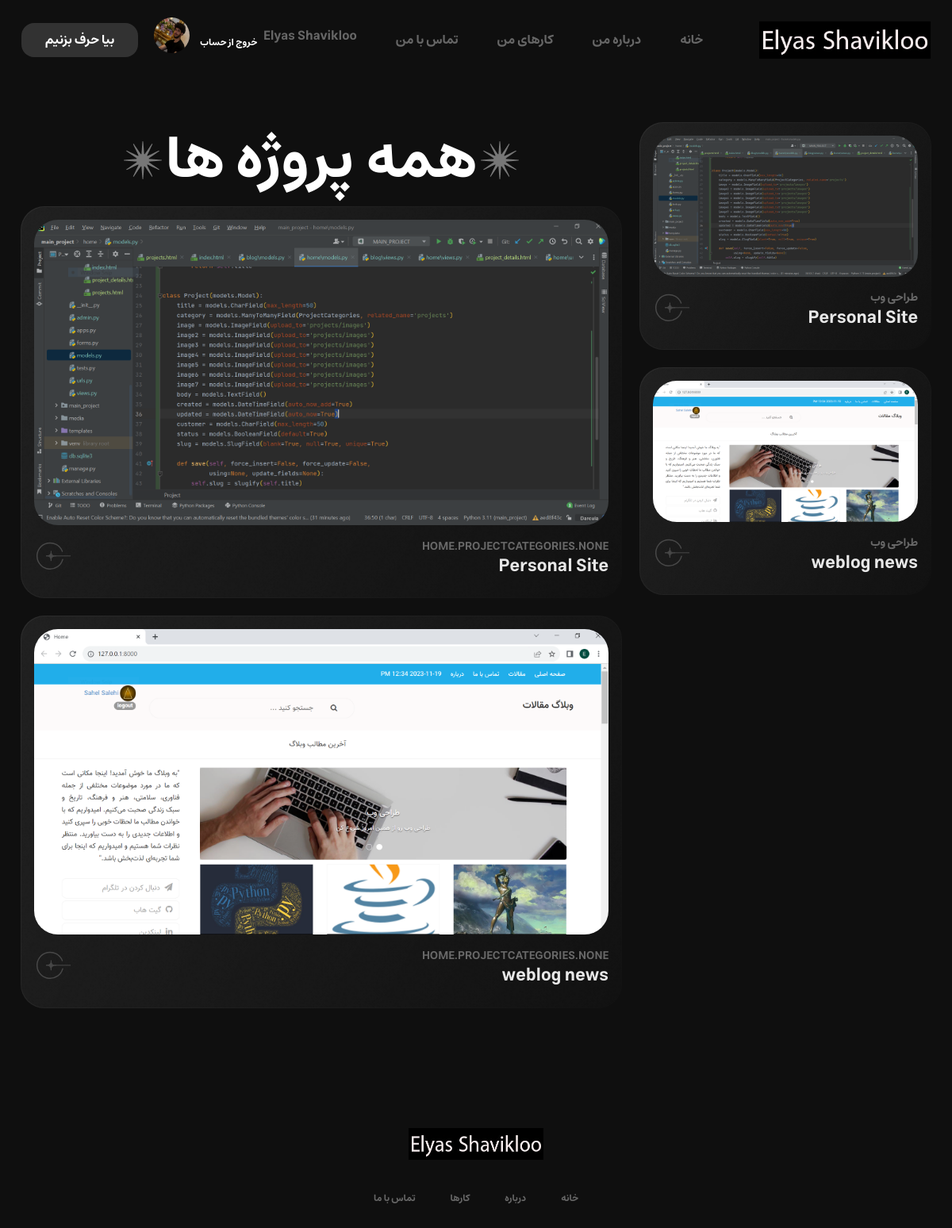
/projects_list (signed in), run on the app's committed database.
### account/models.py (models this page shows, shortened)
class Profile(models.Model):
    user = models.OneToOneField(User, on_delete=models.CASCADE, verbose_name="کاربر")
    father_name = models.CharField(max_length=30, verbose_name="نام پدر")
    national_code = models.CharField(max_length=10, verbose_name="کد ملی")
    user_image = models.ImageField(upload_to='profiles/img', blank=True, null=True, verbose_name="عکس کاربر")
    class Meta:
        verbose_name = "حساب کاربری"
        verbose_name_plural = "حساب های کاربری"

### home/models.py (models this page shows, shortened)
class Project(models.Model):
    title = models.CharField(max_length=50, verbose_name="عنوان")
    category = models.ManyToManyField(ProjectCategories, related_name='projects', verbose_name="دسته بندی")
    image = models.ImageField(upload_to='projects/images', verbose_name="عکس")
    image2 = models.ImageField(upload_to='projects/images', verbose_name="عکس 2")
    image3 = models.ImageField(upload_to='projects/images', verbose_name="عکس 3")
    image4 = models.ImageField(upload_to='projects/images', verbose_name="عکس 4")
    image5 = models.ImageField(upload_to='projects/images', verbose_name="عکس 5")
    image6 = models.ImageField(upload_to='projects/images', verbose_name="عکس 6")
    image7 = models.ImageField(upload_to='projects/images', verbose_name="عکس 7")
    body = models.TextField(verbose_name="بدنه")
    extra_details = models.TextField(verbose_name="جزئیات بیشتر")
    created = models.DateTimeField(auto_now_add=True, verbose_name="ایجاد شده")
    updated = models.DateTimeField(auto_now=True, verbose_name="به روز شده")
    customer = models.CharField(max_length=50, verbose_name="مشتری")
    about_customer = models.TextField(verbose_name="درباره مشتری")
    status = models.BooleanField(default=True, verbose_name="وضعیت")
    slug = models.SlugField(blank=True, null=True, unique=True, verbose_name="اسلاگ")
    class Meta:
        verbose_name = "پروژه"
        verbose_name_plural = "پروژه ها"
    def show_image(self):
        if self.image:
            return format_html(f'<img src="{self.image.url}" width="47px" height="37px">')
        else:
            return format_html('<h3 style="color: red">بدون تصویر</h3>')
    show_image.short_description = ' تصویر'

class ProjectCategories(models.Model):
    title = models.CharField(max_length=50, verbose_name="عنوان")
    created = models.DateTimeField(auto_now_add=True, verbose_name="ایجاد شده")
    class Meta:
        verbose_name = "دسته بندی پروژه"
        verbose_name_plural = "دسته بندی های پروژه"
    def __str__(self):
        return self.title

### home/views.py (the view)
# urls.py: path('projects_list', views.ProjectsListView.as_view(), name='projects_list'),
class ProjectsListView(ListView):
    model = Project
    template_name = 'home/projects.html'

### context_processors/context_processors.py (called while the page is built)
def recent_articles(request):
    recent_article = Article.objects.order_by('-created')[:3]
    return {'recent_article': recent_article}

def category(request):
    categories = Category.objects.all()
    return {'categories': categories}

### home/templates/home/projects.html (shortened to what this page needs)
{% extends 'base.html' %}
{% load static %}
{% block content %}
    <section class="projects-area">
        <div class="container">
            <div class="row">
                <div class="col-md-4">
                    <div data-aos="zoom-in">
                        {% for project in object_list %}
                            <div class="project-item shadow-box">
                                <div class="project-img">
                                    <img src="{{ project.image.url }}" alt="Project">
                                </div>
                                <div class="d-flex align-items-center justify-content-between">
                                    <div class="project-info">
                                        <p>{{ project.category.first }}</p>
                                        <h1>{{ project.title }}</h1>
                                    </div>
                                    <a href="{% url 'home:project_detail' project.slug %}" class="project-btn">
                                        <img id="rdt" src="{% static 'images/icon.svg' %}" alt="Button">
                                    </a>
                                </div>
                            </div>
                        {% endfor %}
                    </div>
                </div>
                <div class="col-md-8">
                    <h1 class="section-heading" data-aos="fade-up"><img src="{% static 'images/star-2.png' %}"
                                                                        alt="Star"> همه
                        پروژه ها <img src="{% static 'images/star-2.png' %}" alt="Star"></h1>
                    {% for project in object_list %}
                        <div class="d-flex align-items-start gap-24">
                            <div data-aos="zoom-in" class="flex-1">
                                <div class="project-item shadow-box">
                                    <div class="project-img">
                                        <img src="{{ project.image.url }}" alt="Project">
                                    </div>
                                    <div class="d-flex align-items-center justify-content-between">
                                        <div class="project-info">
                                            <p>{{ project.category }}</p>
                                            <h1>{{ project.title }}</h1>
                                        </div>
                                        <a href="{% url 'home:project_detail' project.slug %}" class="project-btn">
                                            <img id="rdt" src="{% static 'images/icon.svg' %}" alt="Button">
                                        </a>
                                    </div>
                                </div>
                            </div>
                        </div>
                    {% endfor %}
                </div>
            </div>
        </div>
    </section>
{% endblock %}

### templates/includes/header.html (shortened to what this page needs)
{% load static %}
<header class="header-area">
    <div class="container">
        <div class="gx-row d-flex align-items-center justify-content-between">
            <a href="{% url 'home:main' %}" class="logo">
                <img height="47px" src="{% static 'images/logo/logo-main.jpg' %}" alt="Logo">
            </a>
            <nav class="navbar">
                <ul class="menu">
                    <li class="{% if request.resolver_match.url_name == 'main' %} active {% endif %}"><a
                            href="{% url 'home:main' %}">خانه</a></li>
                    <li class="{% if request.resolver_match.url_name == 'about' %} active {% endif %}"><a
                            href="{% url 'home:about' %}">درباره من</a></li>
                    <li><a href="{% url 'home:projects_list' %}">کارهای من</a></li>
                    <li class="{% if request.resolver_match.url_name == 'contact' %} active {% endif %}"><a
                            href="{% url 'home:contact' %}">تماس با من</a></li>
                    <li>
                        {% if request.user.is_authenticated %}
                            <div class="d-flex">
                                {% if request.user.first_name %}
                                    <div class="profile_image">
                                        {% if user.profile.user_image %}
                                            <span class="profile_image"><img class="profile_image"
                                                                             src="{{ user.profile.user_image.url }}"
                                                                             alt="img"></span>
                                        {% else %}
                                            <span class="profile_image"><img class="profile_image"
                                                                             src="{% static 'images/icons/profile_user.png' %}"
                                                                             alt="img"></span>
                                        {% endif %}
                                    </div>
                                    <a class="nav-link"
                                       href="">{{ request.user.first_name }} {{ request.user.last_name }} </a>
                                {% else %}
                                    <a class="nav-link"
                                       href="">{{ request.user.username }} </a>
                                {% endif %}
                                <a href="{% url 'account:logout' %}"><span
                                        class="badge badge-danger mt-2">خروج از حساب</span></a>
                            </div>
                        {% else %}
                            <div class="d-flex">
                                <a class="nav-link" href="{% url 'account:login' %}">ورود *</a>
                                <a class="nav-link" href="{% url 'account:register' %}">* ثبت نام</a>
                            </div>
                        {% endif %}
                    </li>
                </ul>
            </nav>
            <a href="{% url 'home:contact' %}" class="theme-btn">بیا حرف بزنیم</a>
        </div>
    </div>
</header>

### assets/css/style.css (style rules this page uses)
:root { --primary_color: #5B78F6; --dark: #323232; }
*, *::before, *::after { margin: 0; padding: 0; box-sizing: border-box; }
body { font-family: 'estedad', sans-serif; direction: rtl; font-size: 14px; scroll-behavior: smooth; color: #9f9f9f; background: #0F0F0F; line-height: 19.2px; }
img { max-width: 100%; }
a { text-decoration: none; }
.container { max-width: 1170px; }
.gap-24 { gap: 24px; }
ul, ol { list-style: none; margin: 0; padding: 0; }
.flex-1 { flex: 1; }
.theme-btn { background: var(--dark); color: #fff; display: inline-block; transition: .3s; border-radius: 16px; font-size: 16px; font-weight: 500; padding: 12px 30px; }
.shadow-box { position: relative; border-radius: 30px; background: #0F0F0F; }
.shadow-box::after { content: ''; position: absolute; left: 0; top: 0; top: 0; right: 0; bottom: 0; left: 0; background: linear-gradient(120deg, rgb(255 255 255 / 12%), rgb(255 255 255 / 1%)); content: ''; z-index: -1; border-radius: 30px; margin: -1px; }
.service-area .service-content-wrap .service-content-inner .service-item::before, .shadow-box::before { content: ''; position: absolute; left: 0; top: 0; width: 100%; height: 100%; z-index: 1; background: linear-gradient(120deg, rgba(255, 255, 255, 0.3), rgba(255, 255, 255, 0.05)); border-radius: 30px; opacity: 0.25; }
.shadow-box * { z-index: 2; position: relative; }
.section-heading { color: #ffffff; font-size: 74px; font-weight: 600; text-transform: uppercase; display: flex; align-items: center; gap: 5px; margin-top: 2px; justify-content: center; }
.section-heading img { display: block; }
.header-area { margin-top: 10px; }
.header-area .logo { display: inline-block; z-index: 16; }
.header-area .logo img { display: block; }
.header-area .navbar { margin: 0; padding: 0; }
.header-area .navbar .menu { display: flex; align-items: center; gap: 49px; margin: 0; padding: 0; }
.header-area .navbar .menu li a { font-size: 16px; color: #676767; transition: .3s; display: block; padding: 26px 0px; }
#rdt { transform: rotate(180deg); }
.projects-area { padding-top: 65px; }
.projects-area .section-heading { justify-content: center; margin-bottom: 15px; }
.projects-area .project-item { margin-bottom: 24px; padding: 16px 16px 26px 16px; }
.projects-area .project-item .project-img { border-radius: 30px; margin-bottom: 13px; }
.projects-area .project-item .project-img img { display: block; border-radius: 30px; }
.projects-area .project-item .project-info p { color: #BCBCBC; opacity: 0.5; font-size: 14px; text-transform: uppercase; margin-bottom: 2px; margin-top: 5px; }
.projects-area .project-item .project-info h1 { font-size: 22px; color: #ffffff; opacity: 0.9; font-weight: 500; margin: 0; }
.projects-area .project-item .project-btn { opacity: 0.2; transition: .3s; display: inline-block; }
.profile_image { margin: 0 auto; display: block; width: 45px; height: 45px; border-radius: 50%; position: absolute;left: -17px; top: 4px; }

### data on the page
Project: image (picture), category.first "طراحی وب", title "Personal Site", category "HOME.PROJECTCATEGORIES.NONE"
Project: image (picture), category.first "طراحی وب", title "weblog news", category "HOME.PROJECTCATEGORIES.NONE"

### other printed values
{{ request.user.first_name }} "Elyas"
{{ request.user.last_name }} "Shavikloo"
